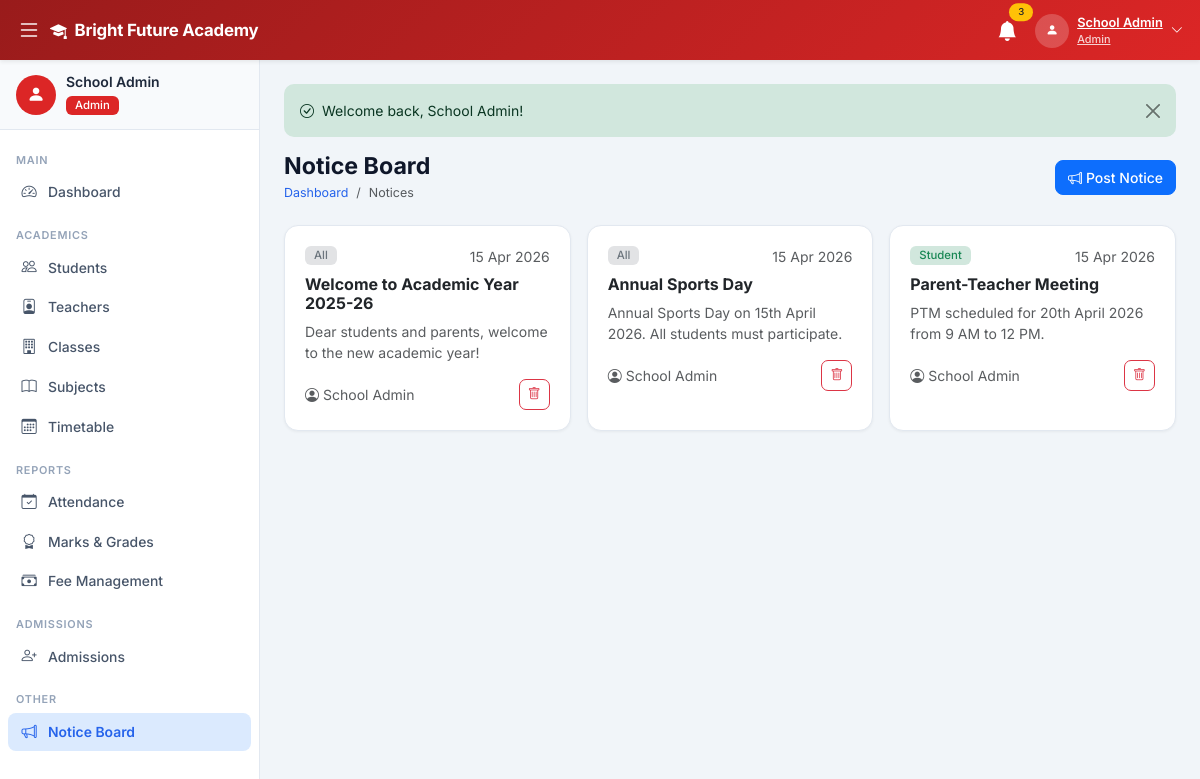
Page /admin/notices.php (signed in) on the committed database.
### tables this page shows
CREATE TABLE IF NOT EXISTS settings (
    id INT AUTO_INCREMENT PRIMARY KEY,
    setting_key VARCHAR(100) UNIQUE NOT NULL,
    setting_value TEXT,
    setting_group VARCHAR(50) DEFAULT 'general',
    updated_at TIMESTAMP DEFAULT CURRENT_TIMESTAMP ON UPDATE CURRENT_TIMESTAMP
);

CREATE TABLE IF NOT EXISTS notices (
    id INT AUTO_INCREMENT PRIMARY KEY,
    title VARCHAR(200) NOT NULL,
    content TEXT NOT NULL,
    target_role ENUM('all','developer','admin','teacher','student') DEFAULT 'all',
    published_by INT NOT NULL,
    is_published TINYINT(1) DEFAULT 1,
    created_at TIMESTAMP DEFAULT CURRENT_TIMESTAMP,
    FOREIGN KEY (published_by) REFERENCES users(id) ON DELETE CASCADE
);

CREATE TABLE IF NOT EXISTS users (
    id INT AUTO_INCREMENT PRIMARY KEY,
    name VARCHAR(100) NOT NULL,
    email VARCHAR(100) UNIQUE NOT NULL,
    password VARCHAR(255) NOT NULL,
    role ENUM('developer','admin','teacher','student') NOT NULL,
    phone VARCHAR(20),
    address TEXT,
    profile_pic VARCHAR(255) DEFAULT 'default.png',
    status ENUM('active','inactive') DEFAULT 'active',
    created_at TIMESTAMP DEFAULT CURRENT_TIMESTAMP
);

### config/db.php (called while the page is built, shortened)
<?php
function getDB() {
    static $conn = null;
    if ($conn === null) {
        $conn = new mysqli(DB_HOST, DB_USER, DB_PASS, DB_NAME);
        $conn->set_charset('utf8mb4');
    }
    return $conn;
}
function getSetting($key, $default = '') {
    $db  = getDB();
    $key = $db->real_escape_string($key);
    $res = $db->query("SELECT setting_value FROM settings WHERE setting_key='$key' LIMIT 1");
    if ($res && $res->num_rows > 0) {
        return $res->fetch_assoc()['setting_value'];
    }
    return $default;
}
function getFlash() {
    if (isset($_SESSION['flash'])) {
        $f = $_SESSION['flash'];
        return $f;
    }
    return null;
}
function formatDate($d) {
    return $d ? date('d M Y', strtotime($d)) : '-';
}

### admin/notices.php (the view, shortened to what this page needs)
<?php
require_once '../config/db.php';
$db = getDB();
$notices = $db->query("SELECT n.*,u.name as author FROM notices n JOIN users u ON n.published_by=u.id ORDER BY n.created_at DESC");
$flash = getFlash();
$rColors = ['all'=>'secondary','admin'=>'danger','teacher'=>'primary','student'=>'success','developer'=>'dev'];
?>
<?php include '../includes/header.php'; ?>
<?php include '../includes/sidebar.php'; ?>
<div class="main-content" id="mainContent">
<?php if ($flash): ?><div class="alert alert-success alert-dismissible fade show flash-msg mb-3"><i class="bi bi-check-circle me-2"></i><?= htmlspecialchars($flash['message']) ?><button class="btn-close" data-bs-dismiss="alert"></button></div><?php endif; ?>
<div class="page-header d-flex justify-content-between align-items-center">
    <div><h2>Notice Board</h2><nav><ol class="breadcrumb mb-0"><li class="breadcrumb-item"><a href="dashboard.php">Dashboard</a></li><li class="breadcrumb-item active">Notices</li></ol></nav></div>
    <button class="btn btn-primary" data-bs-toggle="modal" data-bs-target="#addModal"><i class="bi bi-megaphone me-1"></i>Post Notice</button>
</div>
<div class="row g-3">
<?php while ($n=$notices->fetch_assoc()): $col = $rColors[$n['target_role']] ?? 'secondary'; ?>
<div class="col-md-6 col-xl-4">
    <div class="card h-100">
        <div class="card-body">
            <div class="d-flex justify-content-between align-items-start mb-2">
                <span class="badge bg-<?= $col ?>-subtle text-<?= $col ?>"><?= ucfirst($n['target_role']) ?></span>
                <small class="text-muted"><?= formatDate($n['created_at']) ?></small>
            </div>
            <h6 class="fw-700 mb-2"><?= htmlspecialchars($n['title']) ?></h6>
            <p class="text-muted small mb-3"><?= nl2br(htmlspecialchars(mb_strimwidth($n['content'],0,150,'...'))) ?></p>
            <div class="d-flex justify-content-between align-items-center">
                <small class="text-muted"><i class="bi bi-person-circle me-1"></i><?= htmlspecialchars($n['author']) ?></small>
                <form method="POST" onsubmit="return confirm('Delete?')"><button class="btn btn-sm btn-outline-danger btn-icon"><i class="bi bi-trash"></i></button></form>
            </div>
        </div>
    </div>
</div>
<?php endwhile; ?>
</div>
</div>
<?php include '../includes/footer.php'; ?>

### includes/header.php (shortened to what this page needs)
<!DOCTYPE html>
<html lang="en">
<head>
    <link href="https://cdn.jsdelivr.net/npm/bootstrap@5.3.2/dist/css/bootstrap.min.css" rel="stylesheet">
    <link href="https://cdn.jsdelivr.net/npm/bootstrap-icons@1.11.3/font/bootstrap-icons.css" rel="stylesheet">
    <link href="<?= APP_URL ?>/assets/css/style.css" rel="stylesheet">
</head>
<body>
<?php
$role        = $_SESSION['role'] ?? '';
$navGradient = [
    'developer' => 'background:linear-gradient(135deg,#4c1d95,#7c3aed)',
    'admin'     => 'background:linear-gradient(135deg,#991b1b,#dc2626)',
    'teacher'   => 'background:linear-gradient(135deg,#1e3a8a,#2563eb)',
    'student'   => 'background:linear-gradient(135deg,#14532d,#16a34a)',
];
$navStyle = $navGradient[$role] ?? $navGradient['admin'];
?>
<nav class="navbar navbar-dark fixed-top shadow-sm" id="topNav" style="<?= $navStyle ?>;height:var(--nav-h)">
    <div class="container-fluid">
        <button class="btn btn-link text-white me-1 p-1" id="sidebarToggle">
            <i class="bi bi-list fs-4"></i>
        </button>
        <a class="navbar-brand fw-700 d-flex align-items-center gap-2" href="<?= APP_URL ?>">
            <i class="bi bi-mortarboard-fill"></i>
            <span><?= htmlspecialchars(getSetting('school_name', APP_NAME)) ?></span>
        </a>
        <div class="ms-auto d-flex align-items-center gap-2">
            <div class="dropdown">
                <button class="btn btn-link text-white position-relative p-1" data-bs-toggle="dropdown">
                    <i class="bi bi-bell-fill fs-5"></i>
                    <span class="position-absolute top-0 start-100 translate-middle badge rounded-pill bg-warning text-dark" style="font-size:.6rem">3</span>
                </button>
            </div>
            <div class="dropdown">
                <button class="btn btn-link text-white d-flex align-items-center gap-2 p-1" data-bs-toggle="dropdown">
                    <div class="avatar-circle">
                        <i class="bi bi-person-fill small"></i>
                    </div>
                    <div class="d-none d-md-block text-start">
                        <div class="fw-600" style="font-size:.8rem;line-height:1.2"><?= htmlspecialchars(mb_strimwidth($_SESSION['name'] ?? 'User', 0, 18, '...')) ?></div>
                        <div style="font-size:.68rem;opacity:.8"><?= ucfirst($role) ?></div>
                    </div>
                    <i class="bi bi-chevron-down small d-none d-md-inline"></i>
                </button>
            </div>
        </div>
    </div>
</nav>
<div class="wrapper d-flex">

### assets/css/style.css (style rules this page uses)
:root { --sidebar-w: 260px; --sidebar-sm: 68px; --nav-h: 60px; --primary: #2563eb; --primary-dark: #1d4ed8; --success: #16a34a; --warning: #d97706; --danger: #dc2626; --info: #0891b2; --body-bg: #f1f5f9; --card-bg: #ffffff; --border: #e2e8f0; --text-muted: #64748b; --dev-color: #7c3aed; }
*, *::before, *::after { box-sizing: border-box; }
body { font-family: 'Inter', -apple-system, BlinkMacSystemFont, 'Segoe UI', sans-serif; background: var(--body-bg); color: #1e293b; overflow-x: hidden; }
#topNav { height: var(--nav-h); z-index: 1050; }
.navbar-brand { font-size: 1.05rem; letter-spacing: -.2px; }
.avatar-circle { width: 34px; height: 34px; border-radius: 50%; background: rgba(255,255,255,.2); display: flex; align-items: center; justify-content: center; }
.wrapper { margin-top: var(--nav-h); }
.main-content { margin-left: var(--sidebar-w); min-height: calc(100vh - var(--nav-h)); padding: 24px; transition: margin-left .25s ease; }
.page-header { margin-bottom: 22px; }
.page-header h2 { font-size: 1.45rem; font-weight: 700; color: #0f172a; margin: 0; }
.page-header .breadcrumb { font-size: .78rem; margin: 3px 0 0; }
.page-header .breadcrumb-item a { color: var(--primary); text-decoration: none; }
.card { border: 1px solid var(--border); border-radius: 14px; background: #fff; box-shadow: 0 1px 3px rgba(0,0,0,.05); }
.card-body { padding: 20px; }
.badge { font-weight: 500; padding: 4px 9px; border-radius: 6px; font-size: .71rem; }
.btn { border-radius: 8px; font-weight: 500; font-size: .875rem; }
.btn-sm { border-radius: 6px; font-size: .8rem; }
.btn-icon { width: 31px; height: 31px; padding: 0; display: inline-flex; align-items: center; justify-content: center; border-radius: 7px; }
.flash-msg { border-radius: 10px; border: none; font-size: .875rem; }
.fw-600 { font-weight: 600; }
.fw-700 { font-weight: 700; }

### rows in the picture
settings: setting_value "Bright Future Academy"
notices: target_role "All", created_at "15 Apr 2026", title "Welcome to Academic Year 2025-26", content "Dear students and parents, welcome to the new academic year!", published_by.name "School Admin"
notices: target_role "All", created_at "15 Apr 2026", title "Annual Sports Day", content "Annual Sports Day on 15th April 2026. All students must participate.", published_by.name "School Admin"
notices: target_role "Student", created_at "15 Apr 2026", title "Parent-Teacher Meeting", content "PTM scheduled for 20th April 2026 from 9 AM to 12 PM.", published_by.name "School Admin"

### other values in the picture
mb_strimwidth($_SESSION['name'] ?? 'User', 0, 18, '...') "School Admin"
$role "Admin"
mb_strimwidth($_SESSION['name'] ?? '', 0, 22, '...') "School Admin"
$label "Dashboard Students Teachers Classes Subjects Timetable Attendance Marks & Grades Fee Management Admissions Notice Board"
$flash['message'] "Welcome back, School Admin!"
